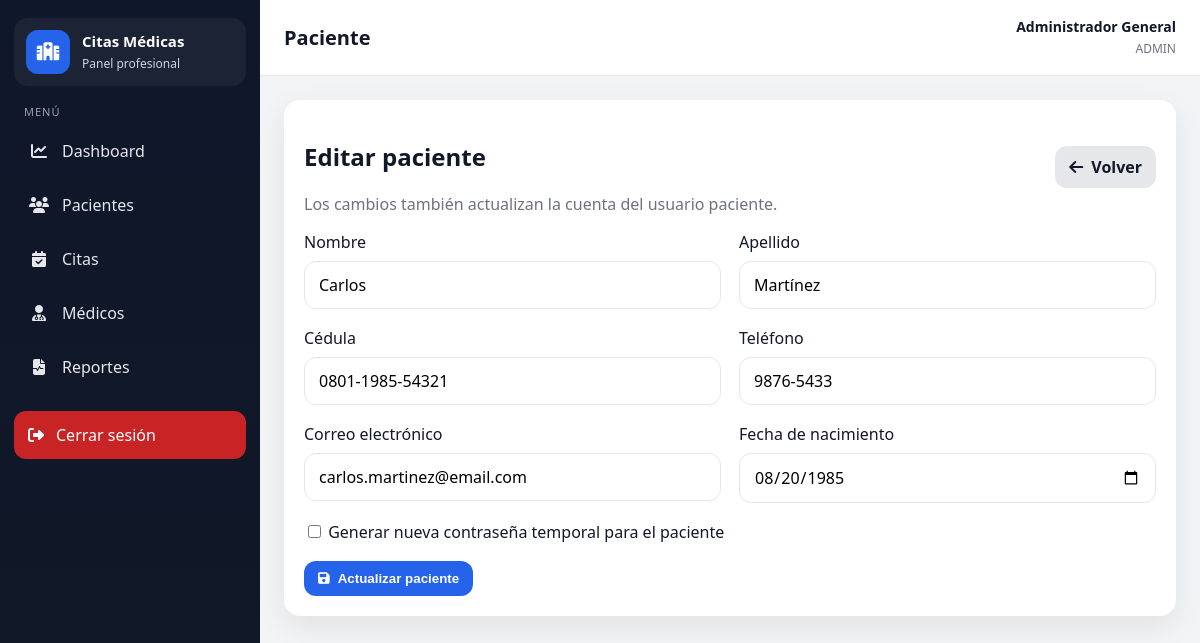
/index.php?controller=paciente&action=editar&id=2 (signed in), run on the app's committed database.
### tables this page shows
CREATE TABLE usuarios (
    id INT AUTO_INCREMENT PRIMARY KEY,
    nombre VARCHAR(100) NOT NULL,
    email VARCHAR(100) UNIQUE NOT NULL,
    password VARCHAR(255) NOT NULL,
    rol ENUM('admin','medico','recepcion','paciente') NOT NULL,
    medico_id INT NULL,
    paciente_id INT NULL,
    estado ENUM('activo','inactivo') NOT NULL DEFAULT 'activo',
    fecha_creacion TIMESTAMP DEFAULT CURRENT_TIMESTAMP,
    CONSTRAINT fk_usuario_medico FOREIGN KEY (medico_id) REFERENCES medicos(id) ON DELETE SET NULL,
    CONSTRAINT fk_usuario_paciente FOREIGN KEY (paciente_id) REFERENCES pacientes(id) ON DELETE SET NULL
);

CREATE TABLE pacientes (
    id INT AUTO_INCREMENT PRIMARY KEY,
    nombre VARCHAR(100) NOT NULL,
    apellido VARCHAR(100) NOT NULL,
    cedula VARCHAR(15) NOT NULL UNIQUE,
    telefono VARCHAR(20) NULL,
    email VARCHAR(100) NOT NULL,
    fecha_nacimiento DATE NULL,
    fecha_registro TIMESTAMP DEFAULT CURRENT_TIMESTAMP
);

### app/controllers/PacienteController.php (called while the page is built, shortened)
<?php
require_once __DIR__ . '/../models/Paciente.php';
require_once __DIR__ . '/../config/database.php';
class PacienteController {
    private $paciente;
    public function __construct(){
        $this->paciente = new Paciente();
    }
    public function editar(){
        $id = (int)($_GET['id'] ?? 0);
        $paciente = $this->paciente->obtenerPorId($id);
        require_once __DIR__ . '/../views/pacientes/editar.php';
    }
}

### routes/web.php (called while the page is built, shortened)
<?php
$controller = $_GET['controller'] ?? (isset($_SESSION['usuario_id']) ? 'dashboard' : 'auth');
$action = $_GET['action'] ?? (isset($_SESSION['usuario_id']) ? 'index' : 'login');
switch($controller){
    case 'paciente':
        require_once __DIR__ . '/../app/controllers/PacienteController.php';
        $ctrl = new PacienteController();
        break;
}
$ctrl->$action();

### public/index.php (called while the page is built, shortened)
<?php
require_once __DIR__ . '/../routes/web.php';

### app/config/database.php (called while the page is built)
<?php
class Database {
    private $host = "localhost";
    private $db_name = "citas_medicas";
    private $username = "root";
    private $password = "admin";
    private $charset = "utf8mb4";
    public function conectar() {
        try {
            $dsn = "mysql:host={$this->host};dbname={$this->db_name};charset={$this->charset}";
            $pdo = new PDO($dsn, $this->username, $this->password);
            $pdo->setAttribute(PDO::ATTR_ERRMODE, PDO::ERRMODE_EXCEPTION);
            $pdo->setAttribute(PDO::ATTR_DEFAULT_FETCH_MODE, PDO::FETCH_ASSOC);
            return $pdo;
        } catch (PDOException $e) {
            die("Error de conexión: " . $e->getMessage());
        }
    }
}

### app/core/Model.php (called while the page is built, shortened)
<?php
require_once __DIR__ . '/../config/database.php';
class Model {
    public function __construct() {
        $database = new Database();
        $this->db = $database->conectar();
    }
}

### app/models/Paciente.php (called while the page is built, shortened)
<?php
require_once __DIR__ . '/../core/Model.php';
class Paciente extends Model {
    public function obtenerPorId($id){
        $sql = "SELECT p.*, u.id AS usuario_id, u.estado AS usuario_estado
                FROM pacientes p
                LEFT JOIN usuarios u ON u.paciente_id = p.id AND u.rol = 'paciente'
                WHERE p.id = :id
                LIMIT 1";
        $stmt = $this->db->prepare($sql);
        $stmt->bindParam(':id', $id, PDO::PARAM_INT);
        $stmt->execute();
        return $stmt->fetch(PDO::FETCH_ASSOC);
    }
}

### app/views/pacientes/editar.php (the view)
<?php require_once __DIR__ . '/../layout/header.php'; ?>
<div class="form-card"><div class="form-header"><div><h2>Editar paciente</h2><p style="margin:6px 0 0;color:#6b7280;">Los cambios también actualizan la cuenta del usuario paciente.</p></div><a href="index.php?controller=paciente&action=index" class="btn btn-secondary"><i class="fa-solid fa-arrow-left"></i> Volver</a></div>
<form method="POST" action="index.php?controller=paciente&action=actualizar"><input type="hidden" name="id" value="<?= $paciente['id'] ?>"><div class="form-grid">
<div class="form-group"><label>Nombre</label><input type="text" name="nombre" data-only-letters value="<?= htmlspecialchars($paciente['nombre']) ?>" required></div>
<div class="form-group"><label>Apellido</label><input type="text" name="apellido" data-only-letters value="<?= htmlspecialchars($paciente['apellido']) ?>" required></div>
<div class="form-group"><label>Cédula</label><input type="text" name="cedula" maxlength="15" data-mask="cedula" value="<?= htmlspecialchars($paciente['cedula']) ?>" required></div>
<div class="form-group"><label>Teléfono</label><input type="text" name="telefono" maxlength="9" data-mask="telefono" value="<?= htmlspecialchars($paciente['telefono']) ?>"></div>
<div class="form-group"><label>Correo electrónico</label><input type="email" name="email" value="<?= htmlspecialchars($paciente['email']) ?>" required></div>
<div class="form-group"><label>Fecha de nacimiento</label><input type="date" name="fecha_nacimiento" value="<?= htmlspecialchars($paciente['fecha_nacimiento']) ?>"></div>
<div class="form-group full"><label><input type="checkbox" name="reset_password" value="1"> Generar nueva contraseña temporal para el paciente</label></div>
</div><div class="form-actions"><button class="btn btn-primary"><i class="fa-solid fa-floppy-disk"></i> Actualizar paciente</button></div></form></div>
<?php require_once __DIR__ . '/../layout/footer.php'; ?>

### app/views/layout/header.php (style rules this page uses)
:root { --sidebar-bg:#111827;--sidebar-hover:#1f2937;--sidebar-active:#2563eb;--body-bg:#f3f4f6;--card-bg:#fff;--text:#111827;--muted:#6b7280;--border:#e5e7eb;--primary:#2563eb;--primary-dark:#1d4ed8;--success:#16a34a;--warning:#f59e0b;--danger:#dc2626;--info:#0ea5e9;--shadow:0 10px 30px rgba(0,0,0,.08);--radius:16px }
* { box-sizing:border-box }
body { margin:0;font-family:'Segoe UI',Tahoma,Geneva,Verdana,sans-serif;background:var(--body-bg);color:var(--text) }
a { text-decoration:none;color:inherit }
.card,.table-card,.form-card { background:var(--card-bg);border-radius:var(--radius);box-shadow:var(--shadow) }
.table-card,.form-card { padding:20px }
.table-header,.form-header { display:flex;align-items:center;justify-content:space-between;gap:15px;margin-bottom:16px }
.btn { border:none;border-radius:12px;padding:10px 14px;font-weight:700;cursor:pointer;display:inline-flex;align-items:center;gap:8px }
.btn-primary { background:var(--primary);color:#fff }
.btn-secondary { background:#e5e7eb;color:#111827 }
.form-grid { display:grid;grid-template-columns:repeat(2,minmax(0,1fr));gap:18px }
.form-group { display:flex;flex-direction:column;gap:8px }
.form-group.full { grid-column:1/-1 }
.form-group input,.form-group select,.form-group textarea { padding:12px 14px;border:1px solid var(--border);border-radius:12px;font:inherit;background:#fff }
.form-actions { display:flex;gap:12px;flex-wrap:wrap;margin-top:18px }

### data on the page
usuarios: nombre "Carlos", apellido "Martínez", cedula "0801-1985-54321", telefono "9876-5433", email "carlos.martinez@email.com", fecha_nacimiento "08/20/1985"

### other printed values
$currentController "Paciente"
$_SESSION['usuario_nombre'] "Administrador General"
$role "ADMIN"
